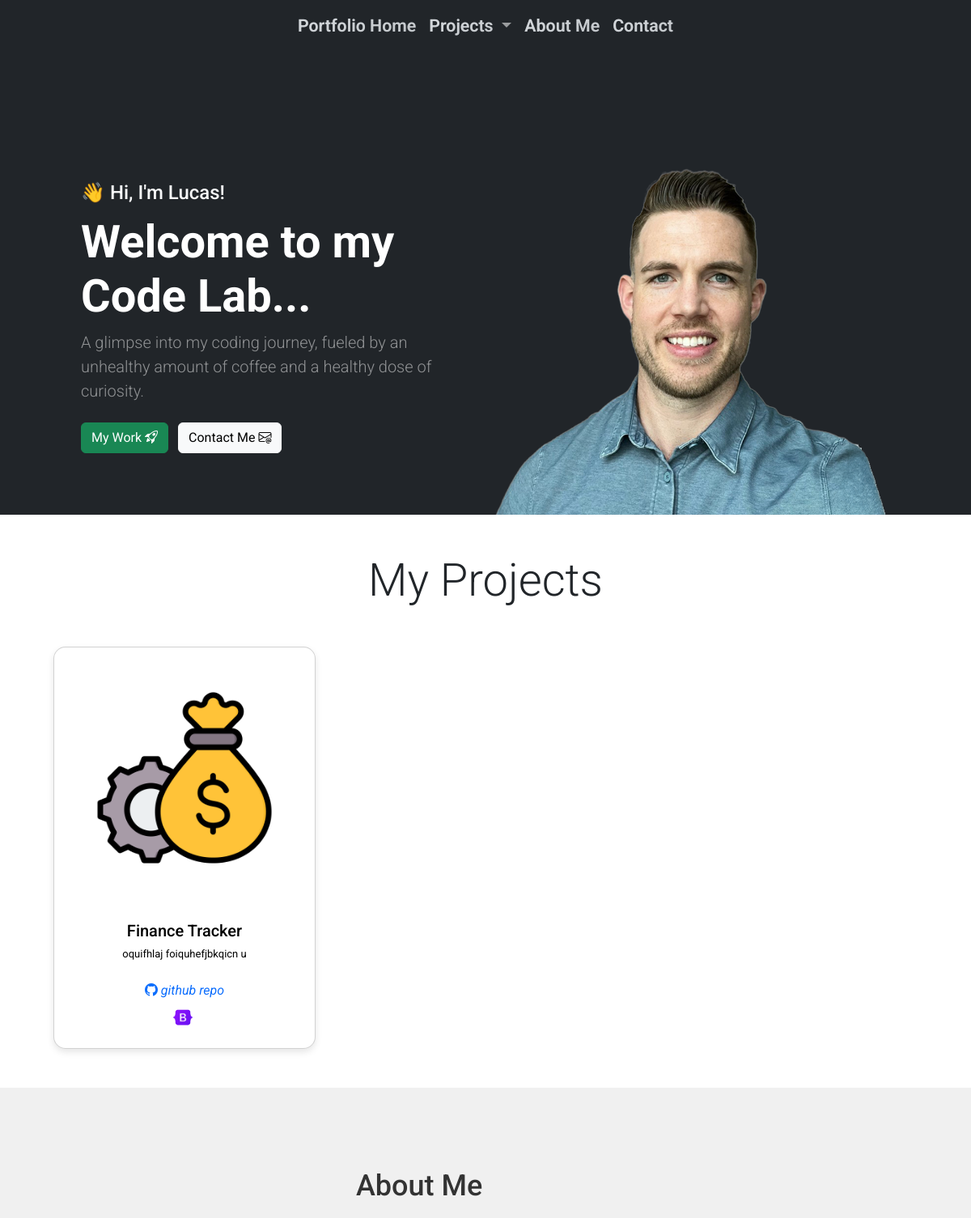
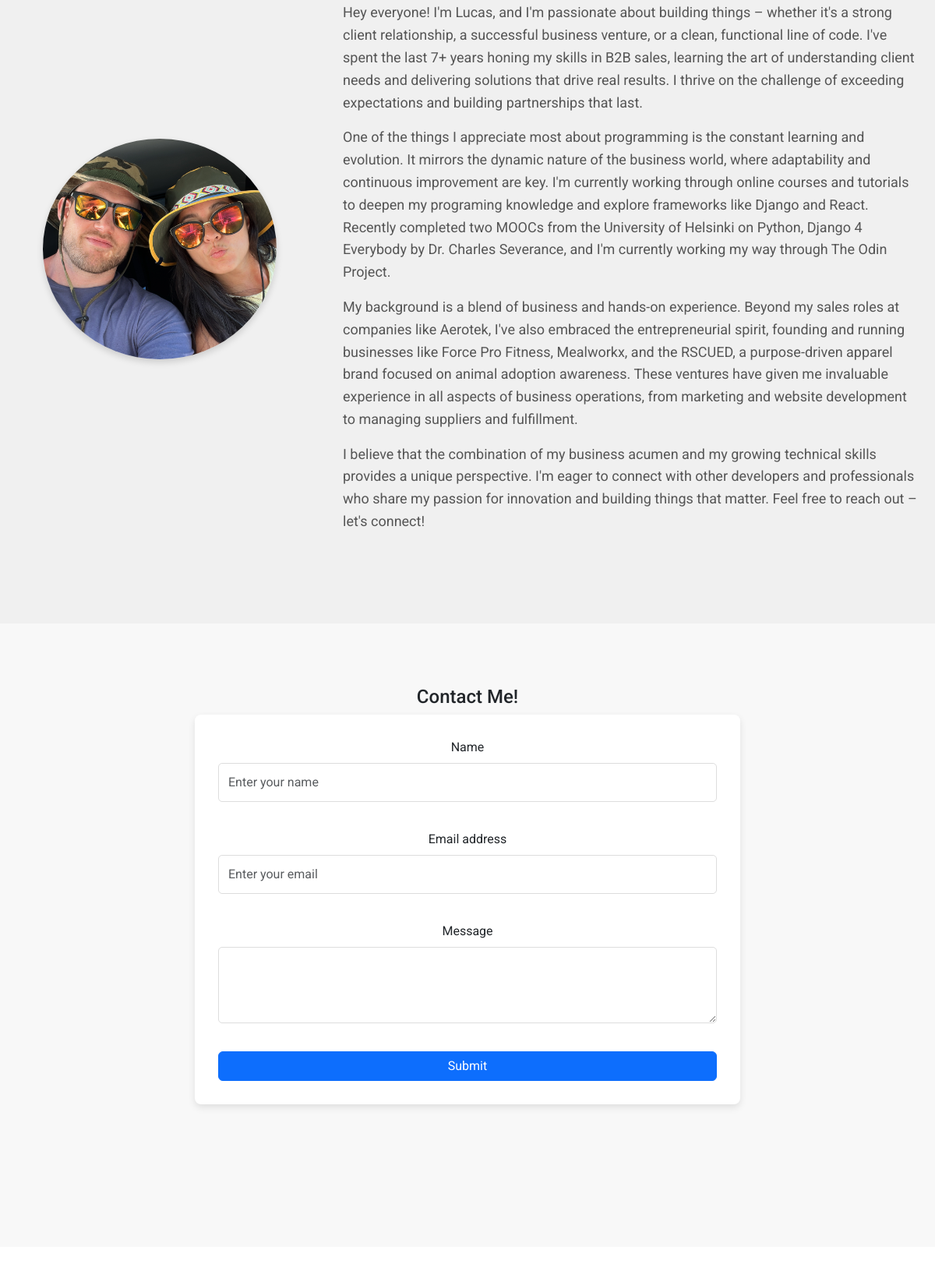
The page / (upper part) on the database its author committed (2 pictures, top to bottom).
### portfolio/models.py (models this page shows, shortened)
class Project(models.Model):
    title = models.CharField(max_length=200)
    description = models.TextField()
    image = models.ImageField(upload_to='project_images/', blank=True, null=True)
    github = models.URLField(blank=True, null=True)
    technologies = models.ManyToManyField(Technology, blank=True, help_text="Technology used in this project")
    TYPES = (
        ('FINANCE', 'Fiinance Tracker'),
        ('BLOG', 'Personal Blog'),
        ('WORKER_MANAGEMENT', 'Contract Worker Management'),
        ('PORTFOLIO_SITE', 'Portfolio Site'),
        ('OTHER', 'Other')
        )
    type = models.CharField(max_length=50,
                  choices=TYPES,
                  default="OTHER")

class Technology(models.Model):
    name = models.CharField(max_length=100, unique=True, help_text="Name of the technology (e.g., Python, Django)")
    icon = models.ImageField(upload_to='technology_icons/', blank=True, null=True)
    class Meta:
        verbose_name_plural = "Technologies"

### portfolio/views.py (the view)
# urls.py: path('', views.finance_tracker_home, name='home'),
def home(request):
    projects = Project.objects.all() # Get all prpjects from database
    return render(request, 'portfolio/index.html', {'projects': projects}) # Renders the index.html template and pass the projects to the template

### portfolio/templates/portfolio/index.html (shortened to what this page needs)
{% extends 'portfolio/base.html' %}
{% load static %}
{% block content %}
<header>
    {% include 'portfolio/components/hero_banner.html' %}
</header>
<section id="projects-section">
    {% include 'portfolio/components/project_card.html' %}
</section>
<section id="about-me" class="about-banner">
    {% include 'portfolio/components/about.html' %}
</section>
<section id="contact-me" class="contact-banner">
    {% include 'portfolio/components/contact_form.html' %}
</section>
{% endblock %}

### portfolio/templates/portfolio/components/project_card.html (shortened to what this page needs)
<div class="container mb-5">
        <h1 class="display-4 text-center m-5">My Projects</h1>
        <div class="row row-cols-sm-1 row-cols-md-2 row-cols-lg-3 g-5 mb-4 mx-auto">  {% if projects %}
            {% for project in projects %}
                <div class="col text-center">
                    <div id="project-card" class="card h-100">
                        <a href="{% url 'portfolio:project_redirect' pk=project.pk %}">
                            {% if project.image %}
                                <img id="project-img" src="{{ project.image.url }}" class="card-img-top" alt="{{ project.title }}">
                            {% endif %}
                            <div id="pc-body" class="card-body">
                                <h5 id="pc-title" class="card-title">{{ project.title }}</h5>
                                <p id="project-description" class="card-text">{{ project.description }}</p>
                            </div>
                            <div class="mb-2">
                                {% if project.github %}
                                    <a href="{{ project.github }}" target="blank" class="text-decoration-none">
                                        <i class="bi bi-github"> github repo</i>
                                    </a>
                                {% endif %}
                            </div>
                            <div class="technologies mb-3">
                                {% for technology in project.technologies.all %}
                                    <img src="{{ technology.icon.url }}" alt="{{ technology.name }} icon" title="{{ technology.name }}" class="technology-icon">
                                {% endfor %}
                            </div>
                        </div>
                </div>
            {% endfor %}
        {% else %}
        <p>No projects added yet.</p>
        {% endif %}
    </div>
</div>

### static/css/main.css (style rules this page uses)
body { display: flex; flex-direction: column; margin: 0; font-family: 'Roboto', sans-serif; min-height: 100vh; }
#projects-section { scroll-margin-top: 100px; }
#project-card { display: flex; border-radius: 15px; margin-bottom: 10px; flex-direction: column; align-items: center; text-align: center; box-shadow: 0 4px 8px rgba(0, 0, 0, 0.1); transition: transform 0.3s ease, box-shadow 0.3s ease; }
#project-card a { text-decoration: none; }
#project-img { padding: 50px; }
#pc-body { display: flex; flex-direction: column; align-items: center; text-align: center; }
#pc-title { margin-bottom: 0.5rem; color: black; }
#project-description { margin-bottom: 0.5rem; color: black; font-size: small; }
#pc-body .card-text { overflow: hidden; text-overflow: ellipsis; display: -webkit-box; -webkit-line-clamp: 3; line-clamp: 3; -webkit-box-orient: vertical; line-height: 1.4em; max-height: 4.2em; }
.technology-icon { width: 24px; height: 24px; margin-right: 5px; vertical-align: middle; border-radius: 50%; }
#about-me { scroll-margin-top: 50px; }
.about-banner { min-height: 75vh; padding: 100px 20px; background-color: #f0f0f0; }
#contact-me { scroll-margin-top: 60px; }
.contact-banner { padding: 80px 20px; text-align: center; background-color: #f8f8f8; height: 100vh; }

### rows shown on the page
Project: image (picture), title "Finance Tracker", description "oquifhlaj foiquhefjbkqicn u"
Technology: icon (picture)
